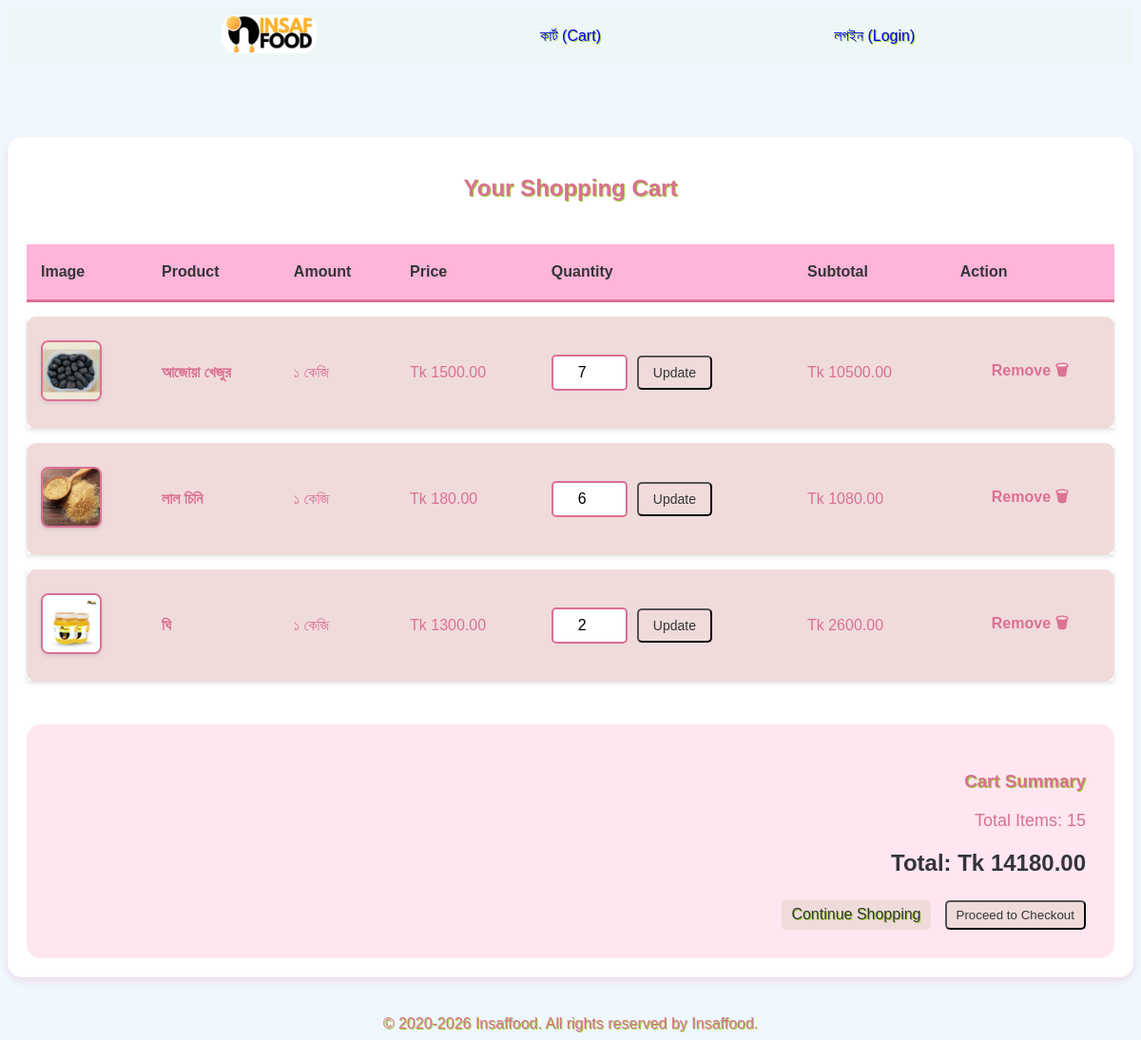
Page /cart/ on the committed database.
### shop/models.py (models this page shows, shortened)
class CartItem(models.Model):
    cart = models.ForeignKey(Cart, on_delete=models.CASCADE, related_name='items')
    product = models.ForeignKey(Product, on_delete=models.CASCADE)
    quantity = models.PositiveIntegerField(default=1)
    added_at = models.DateTimeField(auto_now_add=True)
    class Meta:
        unique_together = ('cart', 'product')
    def get_subtotal(self):
        return self.product.price * self.quantity

class Product(models.Model):
    name = models.CharField(max_length=100)
    amount = models.CharField(max_length=50)
    description = models.TextField(max_length=500)
    price = models.DecimalField(max_digits=6, decimal_places=2)
    image = models.ImageField(upload_to='shop/products/')
    link = models.SlugField(max_length=100, unique=True, blank=True, editable=False)

### shop/views.py (the view)
# urls.py: path('cart/', views.cart, name='cart'),
def cart(request):
    cart_obj = get_or_create_cart(request)
    cart_items = cart_obj.items.all()
    total = cart_obj.get_total()
    item_count = cart_obj.get_item_count()
    context = {
        'cart': cart_obj,
        'cart_items': cart_items,
        'total': total,
        'item_count': item_count,
    }
    return render(request, 'shop/cart.html', context)

### shop/models.py (called while the page is built)
    def get_total(self):
        return sum(item.get_subtotal() for item in self.items.all())

    def get_item_count(self):
        return sum(item.quantity for item in self.items.all())

### shop/views.py (called while the page is built)
def get_or_create_cart(request):
    if request.user.is_authenticated:
        cart, created = Cart.objects.get_or_create(user=request.user)
    else:
        if not request.session.session_key:
            request.session.create()
        session_key = request.session.session_key
        cart, created = Cart.objects.get_or_create(session_key=session_key)
    return cart

### templates/shop/cart.html (shortened to what this page needs)
{% extends "shop/base.html" %}
{% block content %}
<div class="cart-container">
    <h2 style="text-align: center;">Your Shopping Cart</h2>
    {% if cart_items %}
    <table class="cart-table">
        <thead>
            <tr>
                <th>Image</th>
                <th>Product</th>
                <th>Amount</th>
                <th>Price</th>
                <th>Quantity</th>
                <th>Subtotal</th>
                <th>Action</th>
            </tr>
        </thead>
        <tbody>
            {% for item in cart_items %}
            <tr>
                <td>
                    <img src="{{ item.product.image.url }}" alt="{{ item.product.name }}" class="cart-product-image">
                </td>
                <td>
                    <a href="{% url 'product_detail' item.product.link %}">
                        {{ item.product.name }}
                    </a>
                </td>
                <td>{{ item.product.amount }}</td>
                <td>Tk {{ item.product.price }}</td>
                <td>
                    <form method="post" action="{% url 'update_cart' item.id %}" class="quantity-form">
                        <input type="number" name="quantity" value="{{ item.quantity }}" min="1" max="99">
                        <button type="submit" class="btn-primary">Update</button>
                    </form>
                </td>
                <td>Tk {{ item.get_subtotal }}</td>
                <td>
                    <a href="{% url 'remove_from_cart' item.id %}" class="btn-primary">Remove 🗑</a>
                </td>
            </tr>
            {% endfor %}
        </tbody>
    </table>
    <div class="cart-summary">
        <h3>Cart Summary</h3>
        <p>Total Items: {{ item_count }}</p>
        <p class="cart-total">Total: Tk {{ total }}</p>
        <div class="cart-actions">
            <a href="{% url 'home' %}" class="btn-primary">Continue Shopping</a>
            <button class="btn-primary">Proceed to Checkout</button>
        </div>
    </div>
    {% else %}
    <div class="empty-cart">
        <p>Your cart is empty.</p>
        <a href="{% url 'home' %}" class="btn-primary">Start Shopping</a>
    </div>
    {% endif %}
</div>
{% endblock %}

### templates/shop/base.html (shortened to what this page needs)
{% load static %}
<!DOCTYPE html>
<html lang="en">
<head>
    <link rel="stylesheet" href="{% static 'shop/style.css' %}">
</head>
<body>
            <div class="header">
                <a href="{% url 'home' %}">
                    <img class="logo" src="{% static 'shop/images/insaf.jpg' %}">
                </a>
                <a href="{% url 'cart' %}">
                    কার্ট (Cart)
                </a>
                {% if not user.is_authenticated %}
                <a href="{% url 'login' %}">
                    লগইন (Login)
                </a>
                {% else %}
                <a href="{% url 'logout' %}">
                    লগআউট (Logout)
                </a>
                {% endif %}
            </div>
    <main>
        <br><br>
        {% block content %}{% endblock %}
    </main>
    <footer>
        <div class="c-right">&copy; 2020-{% now "Y" %} Insaffood. All rights reserved by Insaffood.</div>
    </footer>
</body>
</html>

### static/shop/style.css (style rules this page uses)
body { background-color: #f0f8ff; color: palevioletred; text-shadow: 1px 1px yellowgreen; font-family: cursive, sans-serif; }
a { text-decoration: none; }
.c-right { text-align: center; }
.header { display: flex; align-items: center; justify-content: space-evenly; background-color: rgb(237, 247, 247); height: 60px; }
.logo { width: 100px; border-radius: 15px; }
.header a { width: 95px; text-align: center; }
.btn-primary { display: flex; justify-content: center; padding: 6px 10px; color: rgb(51, 53, 55); background-color: rgb(240, 219, 219); border-radius: 5px; }
.cart-container { max-width: 1200px; margin: 40px auto; padding: 20px; background-color: white; border-radius: 15px; box-shadow: 0 4px 8px rgba(219, 112, 147, 0.2); }
.cart-table { width: 100%; border-collapse: separate; border-spacing: 0 15px; margin: 30px 0; }
.cart-table thead { background-color: rgb(255, 180, 218); }
.cart-table th { padding: 20px 15px; text-align: left; font-weight: bold; color: rgb(51, 53, 55); text-shadow: none; border-bottom: 3px solid palevioletred; }
.cart-table tbody tr { background-color: rgb(240, 219, 219); transition: all 0.3s ease; box-shadow: 0 2px 4px rgba(0, 0, 0, 0.1); }
.cart-table td { padding: 25px 15px; text-align: left; text-shadow: none; vertical-align: middle; }
.cart-table td:first-child { border-radius: 10px 0 0 10px; }
.cart-table td:last-child { border-radius: 0 10px 10px 0; }
.cart-table td a { color: palevioletred; font-weight: bold; transition: color 0.3s ease; }
.cart-product-image { width: 60px; height: 60px; object-fit: cover; border-radius: 8px; border: 2px solid palevioletred; box-shadow: 0 2px 4px rgba(0, 0, 0, 0.1); }
.quantity-form { display: flex; align-items: center; gap: 10px; }
.quantity-form input[type="number"] { width: 60px; padding: 8px; border: 2px solid palevioletred; border-radius: 5px; text-align: center; font-size: 16px; font-family: cursive, sans-serif; }
.quantity-form button { padding: 8px 15px; font-size: 14px; }
.cart-summary { background-color: rgb(255, 230, 241); padding: 30px; border-radius: 15px; margin-top: 30px; text-align: right; }
.cart-summary h3 { color: palevioletred; text-shadow: 1px 1px yellowgreen; margin-bottom: 20px; }
.cart-summary p { font-size: 18px; margin: 10px 0; text-shadow: none; }
.cart-total { font-size: 24px !important; font-weight: bold; color: rgb(51, 53, 55); margin-top: 20px !important; }
.cart-actions { display: flex; gap: 15px; justify-content: flex-end; margin-top: 25px; }

### rows in the picture
CartItem: product.image (picture), product.name "আজোয়া খেজুর", product.amount "১ কেজি", product.price "1500.00", quantity "7", get_subtotal "10500.00"
CartItem: product.image (picture), product.name "লাল চিনি", product.amount "১ কেজি", product.price "180.00", quantity "6", get_subtotal "1080.00"
CartItem: product.image (picture), product.name "ঘি", product.amount "১ কেজি", product.price "1300.00", quantity "2", get_subtotal "2600.00"

### other values in the picture
{{ item_count }} "15"
{{ total }} "14180.00"
